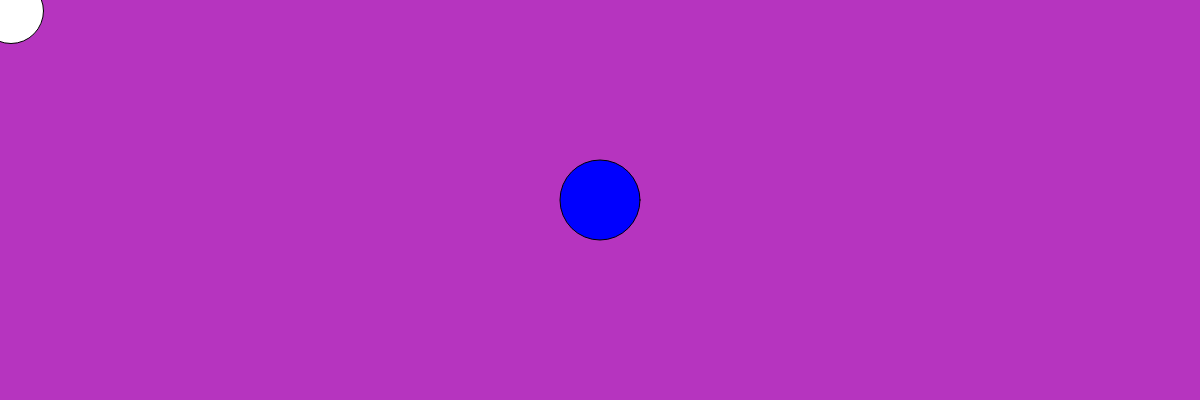
Frame 1 (no input)
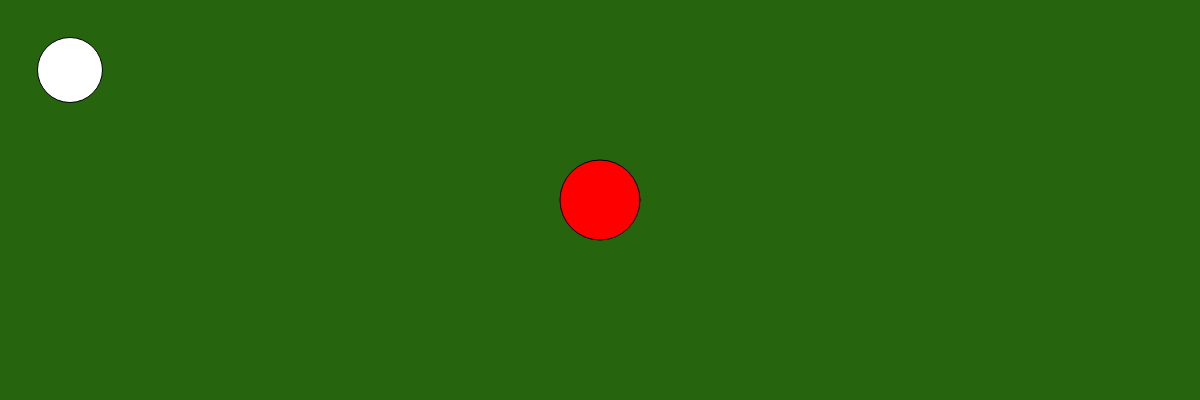
Frame 60 (no input)
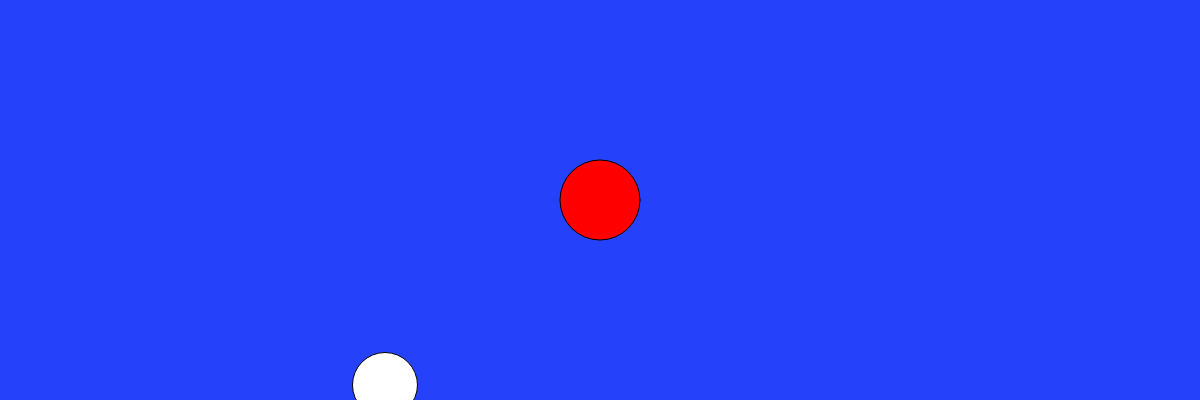
Frame 120 (the mouse pressed at the canvas centre since frame 60)

The p5.js sketch that drew these frames (run headless with seeded random() and noise() and a simulated clock; from frame 60 on, the mouse is pressed at the canvas centre):

// p5.js sketch
// ── sketch.js


let ball = {};
ball.width = 65;
ball.x = 10;
ball.y = 10;
ball.delta_x = 1;
ball.delta_y = 1;
ball.scale_x = 1;
ball.scale_y = 1;

function setup() {
   frameRate (20);
}
// declare an initialize global variables
let boolState = false;
let fillColor;


function draw() {
  createCanvas(windowWidth, 400);
  let red = floor( random(256) );
 let green = floor( random(256) );
 let blue = floor( random(256) );
 background( red, green, blue );
  // set the fill color for an ellipse
     if( boolState ) {
         // switch bool variable state
         boolState = false;
         // set fill color
         fillColor = 'red';
     } else {
         // switch bool variable state
         boolState = true;
         // set fill color
         fillColor = 'blue';
     }
     fill( fillColor );
     ellipse( width/2, height/2, 80 );
    ball.x += ball.delta_x * ball.scale_x;
    ball.y += ball.delta_y * ball.scale_y;


    if (ball.x >= width || ball.x <= 0) {
        ball.delta_x = -1 * ball.delta_x;
    }
    if (ball.y >= height || ball.y <= 0) {
        ball.delta_y = -1 * ball.delta_y;
    }

    fill(255);
    ellipse(ball.x, ball.y, ball.width, ball.width);
}

function mousePressed() {
    ball.scale_x = map(mouseX, 0, width, 0.5, 10);
    ball.scale_y = map(mouseY, 0, height, 0.5, 10);
}
